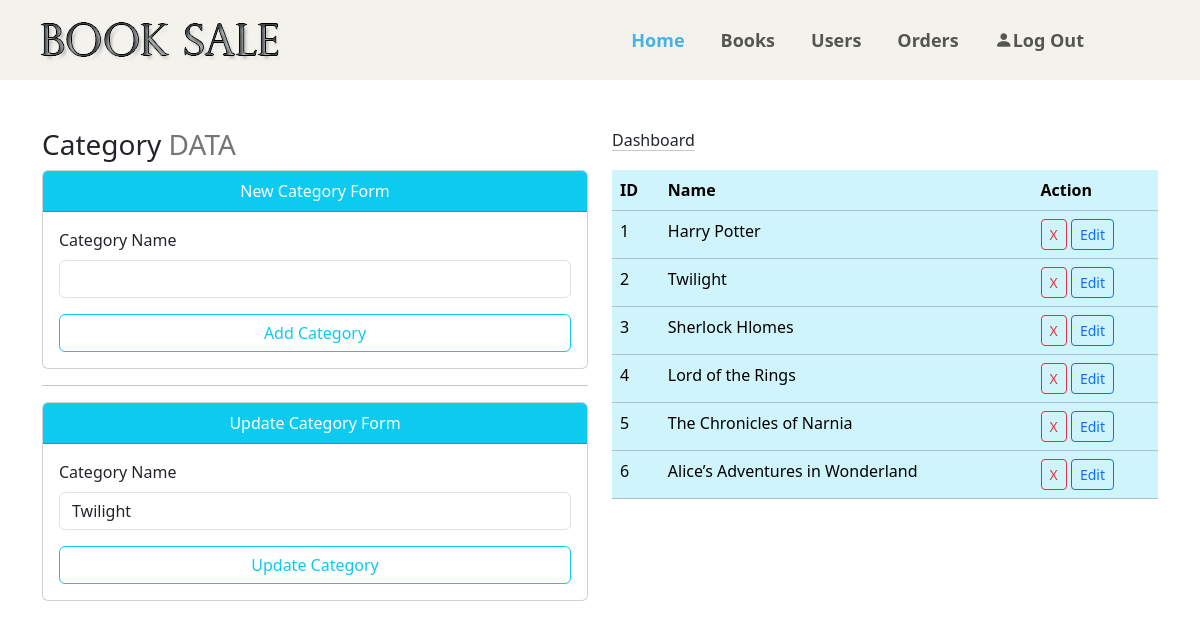
Page /category.php?action=edit&cid=2 on the committed database.
### tables this page shows
CREATE TABLE `category` (
  `id` int(11) NOT NULL,
  `category_name` varchar(50) NOT NULL
);

### category.php (the view, shortened to what this page needs)
<?php
    include './programming/admin/connection.php';
?>
<!DOCTYPE html>
<html lang="en">
<head>
    <link rel="stylesheet" href="./css/category.css" />
    <link
      href="https://cdn.jsdelivr.net/npm/bootstrap@5.3.3/dist/css/bootstrap.min.css"
      rel="stylesheet"
    />
    <link
      rel="stylesheet"
      href="https://cdn.jsdelivr.net/npm/bootstrap-icons@1.11.3/font/bootstrap-icons.min.css"
    />
    <link
      rel="stylesheet"
      href="https://cdnjs.cloudflare.com/ajax/libs/animate.css/4.1.1/animate.min.css"
    />
</head>
<body>
    <nav class="navbar navbar-expand-lg pt-3 pb-3">
            <div class="container-fluid ms-4">
                <a class="logo" href="#">
                <div class="col-md-2">
                                <div class="main-logo">
                                    <a href="index.php"><img src="images/B.png" alt="logo"></a>
                                </div>
                            </div>
                </a>
                <div class="collapse navbar-collapse" id="navbarSupportedContent">
                <ul class="navbar-nav mx-auto mb-2 mb-lg-0">
                    <li class="nav-item">
                    <a class="nav-link active" aria-current="page" href="./index.php"
                        >Home</a
                    >
                    </li>
                    <li class="nav-item">
                    <a class="nav-link" href="./book.php">Books</a>
                    </li>
                    <li class="nav-item">
                    <a class="nav-link" href="./user.php">Users</a>
                    </li>
                    <li class="nav-item">
                    <a class="nav-link" href="./order.php">Orders</a>
                    </li>
                    <li class="nav-item">
                    <a class="nav-link" href="./logout.php"
                        ><i class="bi bi-person-fill"></i>Log Out</a
                    >
                    </li>
                </ul>
                </div>
            </div>
    </nav>
    <div class="container">
        <div class="row mt-5">
            <div class="col-md-6">
                <h3>
                    Category <span style="color: #757575;">DATA</span>
                </h3>
            </div>
            <div class="col-md-6">
                <a href="./dashboard.php" class="link-dark link-offset-2 link-underline-opacity-25 link-underline-opacity-100-hover me-2">Dashboard</a>
            </div>
        </div>
        <div class="row">
            <div class="col-md-6">
                <div class="card">
                    <div class="card-header bg-info text-center text-white">New Category Form</div>
                    <div class="card-body">
                        <form action="" method="post">
                        <div class="mb-3">
                            <label for="" class="form-label">Category Name</label>
                            <input type="text" name="catname" id="" class="form-control">
                        </div>
                        <div class="d-grid">
                            <input type="submit" value="Add Category" name="btnaddcategory" class="btn btn-outline-info">
                        </div>
                        </form>
                    </div>
                </div>
                <hr>
                <?php
                if(isset($_GET['action'])&&$_GET['action']=='edit')
                {
                    $catid=$_GET['cid'];
                    $query="Select * from category where id='$catid'";
                    $go_query=mysqli_query($connection,$query);
                    while($row=mysqli_fetch_array($go_query))
                    {
                        $catname=$row['category_name'];
                ?>
                <div class="card">
                    <div class="card-header bg-info text-center text-white">Update Category Form</div>
                    <div class="card-body">
                        <form action="" method="post">
                            <div class="mb-3">
                                <label for="" class="form-label">Category Name</label>
                                <input type="text" name="updatecatname" id="" class="form-control" value="<?php echo $catname ?>">
                            </div>
                            <div class="d-grid">
                                <input type="submit" value="Update Category" name="btnupcategory" class="btn btn-outline-info">
                            </div>
                        </form>
                    </div>
                </div>
            <?php
                    }
                }
            ?>
            </div>
            <div class="col-md-6">
                <table class="table table-stripe table-info">
                    <tr>
                        <th>ID</th>
                        <th>Name</th>
                        <th>Action</th>
                    </tr>
                    <?php
                        $query="Select * from category";
                        $go_query=mysqli_query($connection,$query);
                        while($row=mysqli_fetch_array($go_query))
                        {
                            $cat_id=$row['id'];
                            $cat_name=$row['category_name'];
                            echo"<tr>";
                            echo"<td>{$cat_id}</td>";
                            echo"<td>{$cat_name}</td>";
                            echo"<td>
                                <a href='category.php?action=delete&cid={$cat_id}' class='btn btn-outline-danger btn-sm'>X</a>
                                <a href='category.php?action=edit&cid={$cat_id}' class='btn btn-outline-primary btn-sm'>Edit</a>
                            </td>";
                            echo"</tr>";
                        }
                        ?>
                </table>
            </div>
        </div>
    </div>
</body>
</html>

### css/category.css (style rules this page uses)
.navbar { background-color: #f3f2ec; padding-left: 4rem; padding-right: 4rem; }
ul.navbar-nav.mx-auto.mb-2.mb-lg-0 { margin-right: 10% !important; }
.logo { text-decoration-line: none; }
.nav-item { padding-left: 20px; font-size: 18px; font-weight: 600; }
.nav-link { color: #fff; font-size: 18px; }
.nav-link.active, .nav-link:hover { color: #47b2e4 !important; }

### rows in the picture
category: updatecatname "Twilight", id "2", category_name "Twilight"
category: id "1", category_name "Harry Potter"
category: id "3", category_name "Sherlock Hlomes"
category: id "4", category_name "Lord of the Rings"
category: id "5", category_name "The Chronicles of Narnia"
category: id "6", category_name "Alice’s Adventures in Wonderland"
